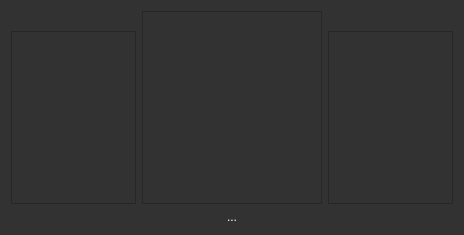
<?xml version="1.0" encoding="UTF-8"?>
<ui version="4.0">
 <class>Form</class>
 <widget class="QWidget" name="Form">
  <property name="geometry">
   <rect>
    <x>0</x>
    <y>0</y>
    <width>464</width>
    <height>235</height>
   </rect>
  </property>
  <property name="acceptDrops">
   <bool>true</bool>
  </property>
  <property name="windowTitle">
   <string>Form</string>
  </property>
  <property name="styleSheet">
   <string notr="true">background-color: rgb(50, 50, 50);color: rgb(255, 255, 255);selection-background-color:rgb(140, 140, 140)</string>
  </property>
  <layout class="QHBoxLayout" name="horizontalLayout">
   <item>
    <layout class="QHBoxLayout" name="horizontalLayout_2">
     <item>
      <layout class="QVBoxLayout" name="uiLayoutPrev">
       <item>
        <spacer name="verticalSpacer">
         <property name="orientation">
          <enum>Qt::Vertical</enum>
         </property>
         <property name="sizeHint" stdset="0">
          <size>
           <width>20</width>
           <height>40</height>
          </size>
         </property>
        </spacer>
       </item>
       <item>
        <widget class="QGraphicsView" name="uiGraphicsViewPrev">
         <property name="sizePolicy">
          <sizepolicy hsizetype="Maximum" vsizetype="Expanding">
           <horstretch>0</horstretch>
           <verstretch>0</verstretch>
          </sizepolicy>
         </property>
         <property name="minimumSize">
          <size>
           <width>20</width>
           <height>0</height>
          </size>
         </property>
         <property name="maximumSize">
          <size>
           <width>200</width>
           <height>16777215</height>
          </size>
         </property>
        </widget>
       </item>
       <item>
        <spacer name="verticalSpacer_2">
         <property name="orientation">
          <enum>Qt::Vertical</enum>
         </property>
         <property name="sizeHint" stdset="0">
          <size>
           <width>20</width>
           <height>40</height>
          </size>
         </property>
        </spacer>
       </item>
      </layout>
     </item>
     <item>
      <layout class="QVBoxLayout" name="verticalLayout">
       <item>
        <widget class="QGraphicsView" name="uiGraphicsView"/>
       </item>
       <item>
        <widget class="QLabel" name="uiGraphicsViewLabel">
         <property name="text">
          <string>...</string>
         </property>
         <property name="alignment">
          <set>Qt::AlignCenter</set>
         </property>
        </widget>
       </item>
      </layout>
     </item>
     <item>
      <layout class="QVBoxLayout" name="uiLayoutNext">
       <item>
        <spacer name="verticalSpacer_3">
         <property name="orientation">
          <enum>Qt::Vertical</enum>
         </property>
         <property name="sizeType">
          <enum>QSizePolicy::Expanding</enum>
         </property>
         <property name="sizeHint" stdset="0">
          <size>
           <width>20</width>
           <height>40</height>
          </size>
         </property>
        </spacer>
       </item>
       <item>
        <widget class="QGraphicsView" name="uiGraphicsViewNext">
         <property name="sizePolicy">
          <sizepolicy hsizetype="Maximum" vsizetype="Expanding">
           <horstretch>0</horstretch>
           <verstretch>0</verstretch>
          </sizepolicy>
         </property>
         <property name="minimumSize">
          <size>
           <width>20</width>
           <height>0</height>
          </size>
         </property>
         <property name="maximumSize">
          <size>
           <width>200</width>
           <height>16777215</height>
          </size>
         </property>
        </widget>
       </item>
       <item>
        <spacer name="verticalSpacer_4">
         <property name="orientation">
          <enum>Qt::Vertical</enum>
         </property>
         <property name="sizeHint" stdset="0">
          <size>
           <width>20</width>
           <height>40</height>
          </size>
         </property>
        </spacer>
       </item>
      </layout>
     </item>
    </layout>
   </item>
  </layout>
 </widget>
 <resources/>
 <connections/>
</ui>
